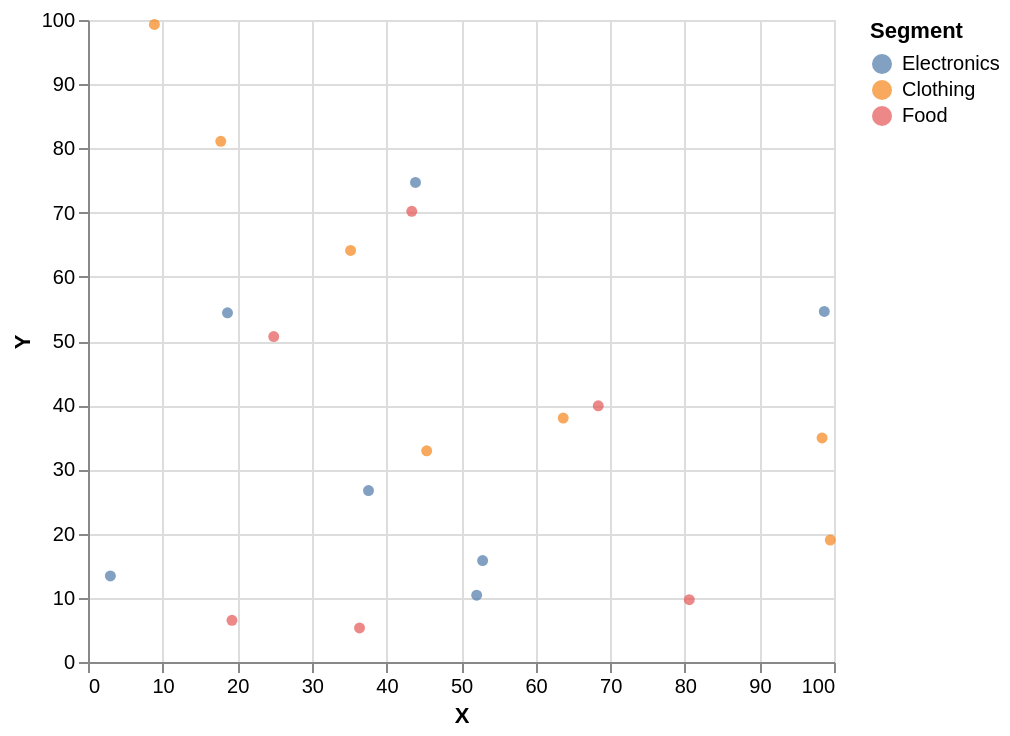

The specification (Vega-Lite) saved for this image:
### Vega-Lite specification from a JSON file in a GitHub repository (floating-point values rounded to 4 significant figures)
{"mark": "circle", "encoding": {"x": {"field": "X", "type": "quantitative", "scale": {"zero": false}, "axis": {"format": ",.12~g"}}, "y": {"field": "Y", "type": "quantitative", "scale": {"zero": false}, "axis": {"format": ",.12~g"}}, "color": {"field": "Segment", "type": "nominal", "sort": null, "scale": {"scheme": "tableau10"}}}, "config": {"view": {"continuousWidth": 373, "continuousHeight": 321}, "axisX": {"labelLimit": 100, "labelFontSize": 10}, "axisY": {"labelFontSize": 10}, "facet": {"spacing": 32}, "mark": {"tooltip": true}}, "data": {"values": [{"X": 37.6, "Y": 26.7, "Segment": "Electronics"}, {"X": 35.2, "Y": 64.1, "Segment": "Clothing"}, {"X": 36.4, "Y": 5.3, "Segment": "Food"}, {"X": 52.9, "Y": 15.8, "Segment": "Electronics"}, {"X": 45.4, "Y": 32.9, "Segment": "Clothing"}, {"X": 19.3, "Y": 6.5, "Segment": "Food"}, {"X": 98.7, "Y": 54.6, "Segment": "Electronics"}, {"X": 8.9, "Y": 99.3, "Segment": "Clothing"}, {"X": 43.4, "Y": 70.2, "Segment": "Food"}, {"X": 18.7, "Y": 54.4, "Segment": "Electronics"}, {"X": 99.5, "Y": 19, "Segment": "Clothing"}, {"X": 68.4, "Y": 39.9, "Segment": "Food"}, {"X": 43.9, "Y": 74.7, "Segment": "Electronics"}, {"X": 17.8, "Y": 81.1, "Segment": "Clothing"}, {"X": 80.6, "Y": 9.7, "Segment": "Food"}, {"X": 3, "Y": 13.4, "Segment": "Electronics"}, {"X": 63.7, "Y": 38, "Segment": "Clothing"}, {"X": 24.9, "Y": 50.7, "Segment": "Food"}, {"X": 52.1, "Y": 10.4, "Segment": "Electronics"}, {"X": 98.4, "Y": 34.9, "Segment": "Clothing"}]}, "$schema": "https://vega.github.io/schema/vega-lite/v5.json", "background": "white"}
